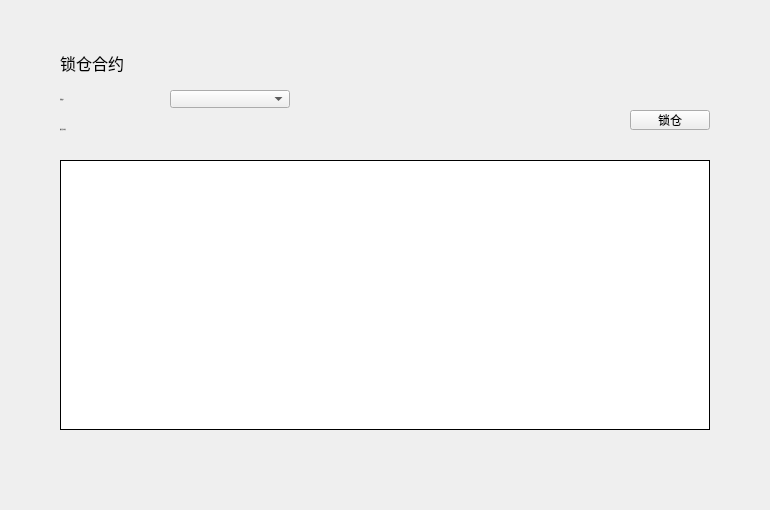
<?xml version="1.0" encoding="UTF-8"?>
<ui version="4.0">
 <class>LockContractPage</class>
 <widget class="QWidget" name="LockContractPage">
  <property name="geometry">
   <rect>
    <x>0</x>
    <y>0</y>
    <width>770</width>
    <height>510</height>
   </rect>
  </property>
  <property name="windowTitle">
   <string>Form</string>
  </property>
  <widget class="QLabel" name="label">
   <property name="geometry">
    <rect>
     <x>60</x>
     <y>90</y>
     <width>110</width>
     <height>18</height>
    </rect>
   </property>
   <property name="font">
    <font>
     <family>微软雅黑</family>
     <pointsize>-1</pointsize>
     <weight>50</weight>
     <italic>false</italic>
     <bold>false</bold>
    </font>
   </property>
   <property name="styleSheet">
    <string notr="true">QLabel{color: rgb(80,80,80);
font: 11px &quot;微软雅黑&quot;;}</string>
   </property>
   <property name="text">
    <string>选择账户</string>
   </property>
   <property name="alignment">
    <set>Qt::AlignLeading|Qt::AlignLeft|Qt::AlignVCenter</set>
   </property>
  </widget>
  <widget class="QComboBox" name="accountComboBox">
   <property name="geometry">
    <rect>
     <x>170</x>
     <y>90</y>
     <width>120</width>
     <height>18</height>
    </rect>
   </property>
   <property name="font">
    <font>
     <family>微软雅黑</family>
     <weight>50</weight>
     <bold>false</bold>
    </font>
   </property>
   <property name="focusPolicy">
    <enum>Qt::NoFocus</enum>
   </property>
   <property name="styleSheet">
    <string notr="true"/>
   </property>
  </widget>
  <widget class="QLabel" name="title_label">
   <property name="geometry">
    <rect>
     <x>60</x>
     <y>50</y>
     <width>200</width>
     <height>26</height>
    </rect>
   </property>
   <property name="font">
    <font>
     <family>微软雅黑</family>
     <pointsize>12</pointsize>
     <weight>50</weight>
     <italic>false</italic>
     <bold>false</bold>
    </font>
   </property>
   <property name="styleSheet">
    <string notr="true"/>
   </property>
   <property name="text">
    <string>锁仓合约</string>
   </property>
  </widget>
  <widget class="QLabel" name="contractAddressLabel">
   <property name="geometry">
    <rect>
     <x>170</x>
     <y>120</y>
     <width>300</width>
     <height>18</height>
    </rect>
   </property>
   <property name="font">
    <font>
     <family>微软雅黑</family>
     <pointsize>-1</pointsize>
     <weight>50</weight>
     <italic>false</italic>
     <bold>false</bold>
    </font>
   </property>
   <property name="styleSheet">
    <string notr="true">QLabel{color: rgb(80,80,80);
font: 11px &quot;微软雅黑&quot;;}</string>
   </property>
   <property name="text">
    <string/>
   </property>
   <property name="alignment">
    <set>Qt::AlignLeading|Qt::AlignLeft|Qt::AlignVCenter</set>
   </property>
   <property name="textInteractionFlags">
    <set>Qt::LinksAccessibleByMouse|Qt::TextSelectableByMouse</set>
   </property>
  </widget>
  <widget class="QLabel" name="label_2">
   <property name="geometry">
    <rect>
     <x>60</x>
     <y>120</y>
     <width>110</width>
     <height>18</height>
    </rect>
   </property>
   <property name="font">
    <font>
     <family>微软雅黑</family>
     <pointsize>-1</pointsize>
     <weight>50</weight>
     <italic>false</italic>
     <bold>false</bold>
    </font>
   </property>
   <property name="styleSheet">
    <string notr="true">QLabel{color: rgb(80,80,80);
font: 11px &quot;微软雅黑&quot;;}</string>
   </property>
   <property name="text">
    <string>锁仓合约地址</string>
   </property>
   <property name="alignment">
    <set>Qt::AlignLeading|Qt::AlignLeft|Qt::AlignVCenter</set>
   </property>
  </widget>
  <widget class="QToolButton" name="lockBtn">
   <property name="geometry">
    <rect>
     <x>630</x>
     <y>110</y>
     <width>80</width>
     <height>20</height>
    </rect>
   </property>
   <property name="font">
    <font>
     <family>微软雅黑</family>
     <weight>50</weight>
     <italic>false</italic>
     <bold>false</bold>
    </font>
   </property>
   <property name="cursor">
    <cursorShape>PointingHandCursor</cursorShape>
   </property>
   <property name="focusPolicy">
    <enum>Qt::NoFocus</enum>
   </property>
   <property name="styleSheet">
    <string notr="true"/>
   </property>
   <property name="text">
    <string>锁仓</string>
   </property>
  </widget>
  <widget class="QTableWidget" name="lockFundTableWidget">
   <property name="geometry">
    <rect>
     <x>60</x>
     <y>160</y>
     <width>650</width>
     <height>270</height>
    </rect>
   </property>
   <property name="cursor" stdset="0">
    <cursorShape>ArrowCursor</cursorShape>
   </property>
   <property name="layoutDirection">
    <enum>Qt::LeftToRight</enum>
   </property>
   <property name="styleSheet">
    <string notr="true"/>
   </property>
   <property name="frameShape">
    <enum>QFrame::Box</enum>
   </property>
   <property name="frameShadow">
    <enum>QFrame::Plain</enum>
   </property>
   <property name="verticalScrollBarPolicy">
    <enum>Qt::ScrollBarAsNeeded</enum>
   </property>
   <property name="horizontalScrollBarPolicy">
    <enum>Qt::ScrollBarAlwaysOff</enum>
   </property>
   <property name="autoScroll">
    <bool>true</bool>
   </property>
   <property name="editTriggers">
    <set>QAbstractItemView::NoEditTriggers</set>
   </property>
   <property name="selectionMode">
    <enum>QAbstractItemView::NoSelection</enum>
   </property>
   <property name="iconSize">
    <size>
     <width>19</width>
     <height>12</height>
    </size>
   </property>
   <property name="showGrid">
    <bool>true</bool>
   </property>
   <property name="gridStyle">
    <enum>Qt::SolidLine</enum>
   </property>
   <attribute name="horizontalHeaderVisible">
    <bool>false</bool>
   </attribute>
   <attribute name="horizontalHeaderCascadingSectionResizes">
    <bool>false</bool>
   </attribute>
   <attribute name="horizontalHeaderHighlightSections">
    <bool>false</bool>
   </attribute>
   <attribute name="verticalHeaderVisible">
    <bool>false</bool>
   </attribute>
   <attribute name="verticalHeaderHighlightSections">
    <bool>false</bool>
   </attribute>
   <column>
    <property name="text">
     <string>币种</string>
    </property>
    <property name="font">
     <font>
      <family>微软雅黑</family>
     </font>
    </property>
    <property name="textAlignment">
     <set>AlignCenter</set>
    </property>
   </column>
   <column>
    <property name="text">
     <string>已锁金额</string>
    </property>
    <property name="font">
     <font>
      <family>微软雅黑</family>
     </font>
    </property>
    <property name="textAlignment">
     <set>AlignCenter</set>
    </property>
   </column>
   <column>
    <property name="text">
     <string>解锁时间</string>
    </property>
    <property name="font">
     <font>
      <family>微软雅黑</family>
     </font>
    </property>
    <property name="textAlignment">
     <set>AlignCenter</set>
    </property>
   </column>
   <column>
    <property name="text">
     <string/>
    </property>
   </column>
  </widget>
 </widget>
 <resources/>
 <connections/>
</ui>
